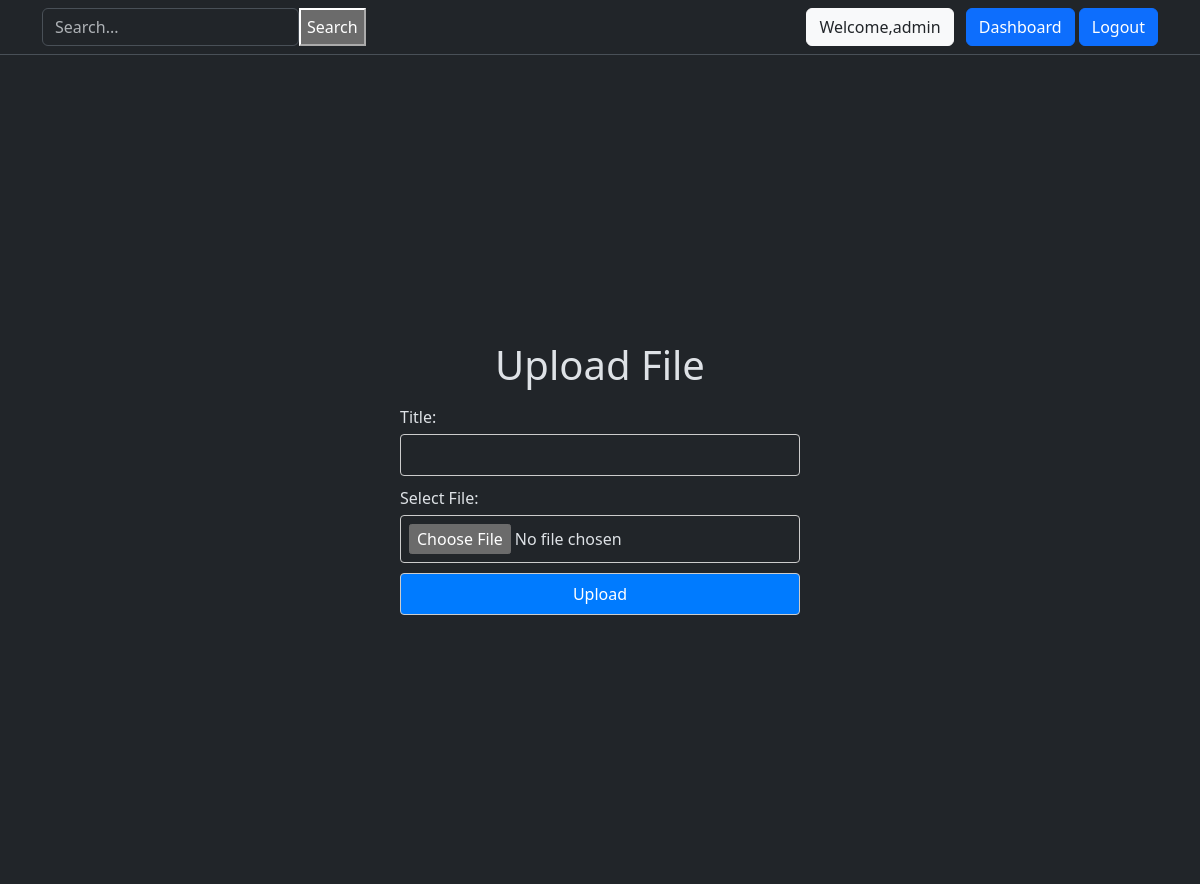
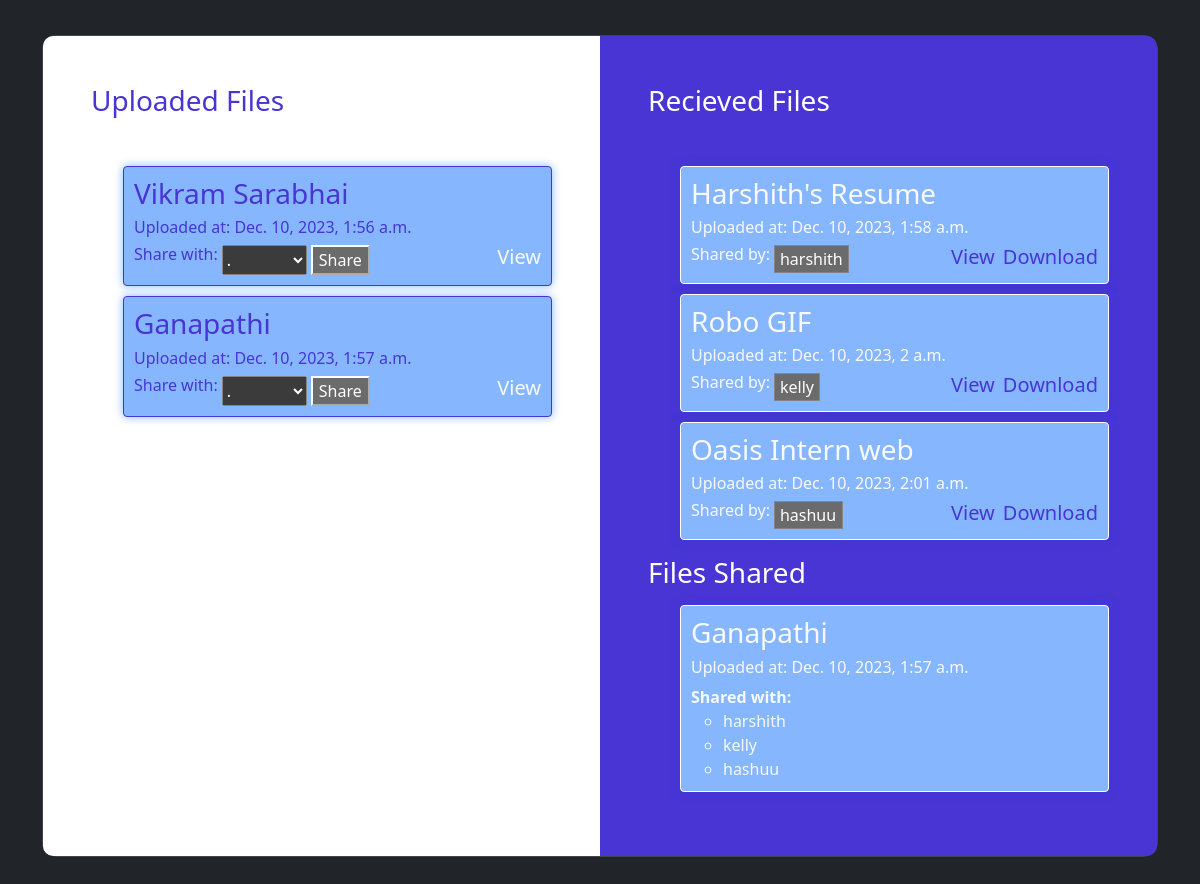
The app's page / (signed in) with its own data (2 pictures, top to bottom).
### files/models.py (models this page shows, shortened)
class UploadedFile(models.Model):
    user = models.ForeignKey(User, on_delete=models.CASCADE)
    title = models.CharField(max_length=255)
    file = models.FileField(upload_to='uploads/')
    uploaded_at = models.DateTimeField(auto_now_add=True)
    shared_with = models.ManyToManyField(User, related_name='shared_files', blank=True)

### files/views.py (the view)
# urls.py: path('',index,name="index"),
def index(request):
    if request.method == 'POST':
        print("call")
        form = FileUploadForm(request.POST, request.FILES)
        if form.is_valid():
            print("enter")
            new_file = form.save(commit=False)
            new_file.user = request.user
            new_file.save()
            print("save")
            return redirect('index')
    else:
        print("else")
        form = FileUploadForm()
    user_files = UploadedFile.objects.filter(user=request.user.id)
    all_users = User.objects.exclude(id=request.user.id)
    recieved_files = UploadedFile.objects.filter(shared_with=request.user.id)
    shared_by_me = UploadedFile.objects.filter(user=request.user.id, shared_with__isnull=False).exclude(shared_with=request.user.id).distinct()
    return render(request, 'index.html', {'form': form,'user_files': user_files,'all_users':all_users,'recieved_files': recieved_files,'shared_by_me':shared_by_me})

### files/forms.py
class FileUploadForm(forms.ModelForm):
    class Meta:
        model = UploadedFile
        fields = ['title', 'file']

### templates/index.html (shortened to what this page needs)
{% extends "base.html" %}
{% block content %}
<div class="px-3 py-2 border-bottom mb-3">
    <div class="container d-flex flex-wrap justify-content-center">
        {% if user.is_authenticated %}
          <form method="get"  action="{% url 'search' %}"class="d-flex col-12 col-lg-auto mb-2 mb-lg-0 me-lg-auto" role="search">
            <input type="search" name="query" class="form-control" placeholder="Search..." aria-label="Search">
            <button type="submit">Search</button>
          </form>
        {% endif %}
          <div class="text-end">
              {% if user.is_authenticated %}
                  <button type="button" class="btn btn-light text-dark me-2">Welcome,{{user.username}}</button>
                  <a  class="btn btn-primary" href="#Dashboard">Dashboard</a>
                  <button type="submit" class="btn btn-primary" onclick="window.location.href='{% url 'logout' %}'">Logout</button>
              {% else %}
                  <button type="button" class="btn btn-light text-dark me-2" onclick="window.location.href='{% url 'login' %}'">Login</button>
                  <button type="button" class="btn btn-primary" onclick="window.location.href='{% url 'register' %}'">Sign-up</button>
              {% endif %}
          </div>
     </div>
</div>
<div>
  {% if user.is_authenticated%}
      <div class="container custom-form-container">
        <div>
            <h1 class="text-center mt-4 mb-3">Upload File</h1>
            <form method="post" enctype="multipart/form-data" class="custom-form">
                <div class="form-group">
                    <label for="id_title">Title:</label>
                    <input type="text" name="title" id="id_title" class="form-control">
                </div>
                <div class="form-group">
                    <label for="id_file">Select File:</label>
                    <input type="file" name="file" id="id_file" class="form-control-file">
                </div>
                <button type="submit" class="btn btn-primary">Upload</button>
            </form>
        </div>
      </div>
      <section id="Dashboard"class="h-100 h-custom gradient-custom-2">
        <div class="container py-5 h-100">
          <div class="row d-flex justify-content-center align-items-center h-100">
            <div class="col-12">
              <div class="card card-registration card-registration-2" style="border-radius: 15px;">
                <div class="card-body p-0">
                  <div class="row g-0">
                    <div class="col-lg-6 bg-white">
                      <div class="p-5">
                        <h3 class="fw-normal mb-5" style="color:#4835d4;">Uploaded Files</h3>
                          <ul>
                            {% for file in user_files %}
                              <li class="file-item1 ">
                                <h3>{{ file.title }}</h3>
                                <h6>Uploaded at: {{ file.uploaded_at }}</h6>
                                <form class="d-flex" action="{% url 'share_file' file.id %}" method="post">
                                  <h6 for="user_to_share">Share with:</h6>
                                  <select class="ms-1" id="user_to_share" name="user_to_share">
                                      <option value="">.</option>
                                  </select>
                                  <button class="ms-1"type="submit">Share</button>
                                  <h5 class="ms-auto mb-0"><a  href="{{ file.file.url }}">View</a></h5>
                              </form>
                              </li>
                            {% empty %}
                              <li class="file-item1">No files uploaded yet.</li>
                            {% endfor %}
                          </ul>
                      </div>
                    </div>
                    <div class="col-lg-6 bg-indigo text-white">
                      <div class="p-5">
                        <h3 class="fw-normal mb-5">Recieved Files</h3>
                        <ul>
                              {% for file in recieved_files %}
                                  <li class="file-item2">
                                    <h3>{{ file.title }}</h3>
                                    <h6>Uploaded at: {{ file.uploaded_at }} </h6>
                                    <div class="d-flex">
                                      <h6>Shared by:</h6>
                                      <select style="appearance: none;padding: 0px 5px;"class="ms-1" name="" id="">
                                        <option value="">{{ file.user.username }}</option>
                                      </select>
                                      <h5 class="ms-auto mb-0"><a  href="{{ file.file.url }}">View</a></h5>
                                      <h5 class="ms-2 mb-0"><a href="{% url 'download_file' file.id %}">Download</a></h5>
                                    </div>
                                  </li>
                              {% empty %}
                                  <li class="file-item2">No  files  Recieved.</li>
                              {% endfor %}
                        </ul>
                        <h3 class="fw-normal mt-2 mb-3">Files Shared</h3>
                        <ul>
                              {% for file in shared_by_me %}
                                  <li class="file-item2">
                                      <h3>{{ file.title }}</h3>
                                      <h6>Uploaded at: {{ file.uploaded_at }} </h6>
                                      <strong>Shared with:</strong>
                                      <ul>
                                          {% for user in file.shared_with.all %}
                                              <li>{{ user.username }}</li>
                                          {% endfor %}
                                      </ul>
                                  </li>
                              {% empty %}
                                  <li class="file-item2">No files shared by you with other users.</li>
                              {% endfor %}
                        </ul>
                      </div>
                    </div>
                  </div>
                </div>
              </div>
            </div>
          </div>
        </div>
      </section>
  {% endif %}
</div>
{% endblock content %}

### records on screen
UploadedFile: title "Vikram Sarabhai", uploaded_at "Dec. 10, 2023, 1:56 a.m."
UploadedFile: title "Ganapathi", uploaded_at "Dec. 10, 2023, 1:57 a.m."
UploadedFile: title "Harshith's Resume", uploaded_at "Dec. 10, 2023, 1:58 a.m.", user.username "harshith"
UploadedFile: title "Robo GIF", uploaded_at "Dec. 10, 2023, 2 a.m.", user.username "kelly"
UploadedFile: title "Oasis Intern web", uploaded_at "Dec. 10, 2023, 2:01 a.m.", user.username "hashuu"

### other values on screen
{{ user.username }} "admin"
{{ user.username }} "harshith"
{{ user.username }} "kelly"
{{ user.username }} "hashuu"
